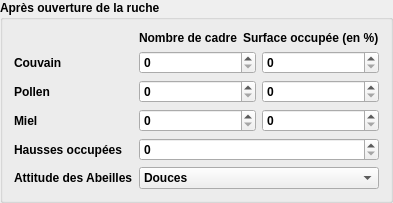
               <widget class="QGroupBox" name="groupBox_2">
                <property name="font">
                 <font>
                  <family>Arial</family>
                  <weight>75</weight>
                  <bold>true</bold>
                 </font>
                </property>
                <property name="title">
                 <string>Après ouverture de la ruche</string>
                </property>
                <layout class="QVBoxLayout" name="verticalLayout_7">
                 <item>
                  <layout class="QFormLayout" name="formLayout_3">
                   <property name="fieldGrowthPolicy">
                    <enum>QFormLayout::AllNonFixedFieldsGrow</enum>
                   </property>
                   <item row="0" column="0">
                    <widget class="QLabel" name="label_12">
                     <property name="text">
                      <string/>
                     </property>
                    </widget>
                   </item>
                   <item row="4" column="0">
                    <widget class="QLabel" name="label_13">
                     <property name="font">
                      <font>
                       <family>Arial</family>
                      </font>
                     </property>
                     <property name="text">
                      <string>Hausses occupées</string>
                     </property>
                    </widget>
                   </item>
                   <item row="5" column="0">
                    <widget class="QLabel" name="label_14">
                     <property name="font">
                      <font>
                       <family>Arial</family>
                      </font>
                     </property>
                     <property name="text">
                      <string>Attitude des Abeilles</string>
                     </property>
                    </widget>
                   </item>
                   <item row="3" column="0">
                    <widget class="QLabel" name="label_15">
                     <property name="font">
                      <font>
                       <family>Arial</family>
                      </font>
                     </property>
                     <property name="text">
                      <string>Miel</string>
                     </property>
                    </widget>
                   </item>
                   <item row="2" column="0">
                    <widget class="QLabel" name="label_16">
                     <property name="font">
                      <font>
                       <family>Arial</family>
                      </font>
                     </property>
                     <property name="text">
                      <string>Pollen</string>
                     </property>
                    </widget>
                   </item>
                   <item row="1" column="0">
                    <widget class="QLabel" name="label_17">
                     <property name="font">
                      <font>
                       <family>Arial</family>
                      </font>
                     </property>
                     <property name="text">
                      <string>Couvain</string>
                     </property>
                    </widget>
                   </item>
                   <item row="0" column="1">
                    <layout class="QHBoxLayout" name="horizontalLayout_8">
                     <item>
                      <widget class="QLabel" name="label_19">
                       <property name="font">
                        <font>
                         <family>Arial</family>
                        </font>
                       </property>
                       <property name="text">
                        <string>Nombre de cadre</string>
                       </property>
                      </widget>
                     </item>
                     <item>
                      <widget class="QLabel" name="label_18">
                       <property name="font">
                        <font>
                         <family>Arial</family>
                        </font>
                       </property>
                       <property name="text">
                        <string>Surface occupée (en %)</string>
                       </property>
                      </widget>
                     </item>
                    </layout>
                   </item>
                   <item row="1" column="1">
                    <layout class="QHBoxLayout" name="horizontalLayout_9">
                     <item>
                      <widget class="QSpinBox" name="nbrCouv"/>
                     </item>
                     <item>
                      <widget class="QSpinBox" name="occCou"/>
                     </item>
                    </layout>
                   </item>
                   <item row="2" column="1">
                    <layout class="QHBoxLayout" name="horizontalLayout_10">
                     <item>
                      <widget class="QSpinBox" name="nbrPollen5"/>
                     </item>
                     <item>
                      <widget class="QSpinBox" name="occPollen"/>
                     </item>
                    </layout>
                   </item>
                   <item row="3" column="1">
                    <layout class="QHBoxLayout" name="horizontalLayout_12">
                     <item>
                      <widget class="QSpinBox" name="nbrMiel"/>
                     </item>
                     <item>
                      <widget class="QSpinBox" name="occMiel"/>
                     </item>
                    </layout>
                   </item>
                   <item row="4" column="1">
                    <widget class="QSpinBox" name="occHausse"/>
                   </item>
                   <item row="5" column="1">
                    <widget class="QComboBox" name="attitude">
                     <item>
                      <property name="text">
                       <string>Douces</string>
                      </property>
                     </item>
                     <item>
                      <property name="text">
                       <string>Agressives</string>
                      </property>
                     </item>
                    </widget>
                   </item>
                  </layout>
                 </item>
                </layout>
               </widget>
